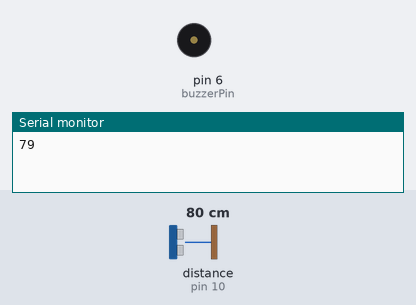
The sketch below on a simulated Arduino Uno, built with avr-gcc and run on an emulated ATmega328P. Shown: buzzer (waves = sounding), the last lines printed to the serial monitor. Wiring (inferred from the names in the program): ultrasonic range finder: trigger pin 9; echo pin 10. The test bench sets the inputs (shaded band); at power-on: distance to the obstacle (sensor on pin 10) 80 cm. The echo pulse lasts 58.3 µs per cm.

Above: at 1.6 s.
1.7 s: distance to the obstacle (sensor on pin 10) set to 2 cm
At 1.94 s:
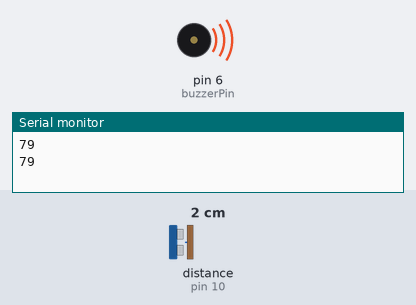
5.2 s: distance to the obstacle (sensor on pin 10) set to 9 cm
At 5.47 s:
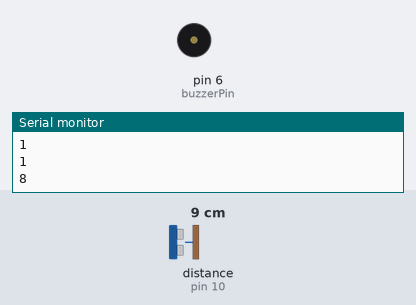
Timing chart, 0 to 14.7 s (numbered marks = the images above; inputs shaded):
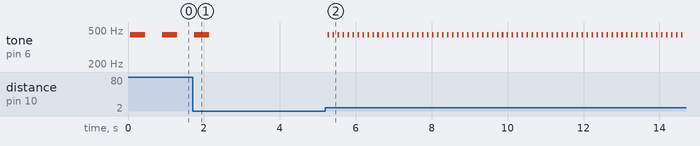

The sketch:

gorme_engelli.ino
```cpp
#define echoPin 10
#define trigPin 9
#define buzzerPin 6

int maximumRange = 100;
int minimumRange = 0;

void setup()
{
  Serial.begin(9600);
  pinMode(trigPin, OUTPUT);
  pinMode(echoPin, INPUT);
  pinMode(buzzerPin, OUTPUT);
}

void loop()
{
  int olcum = mesafe(maximumRange, minimumRange);
  melodi(olcum * 5);
  Serial.println(olcum);
}

int mesafe(int maxrange, int minrange)
{
  long duration, distance;
  digitalWrite(trigPin, LOW);
  delayMicroseconds(2);
  digitalWrite(trigPin, HIGH);
  delayMicroseconds(10);
  digitalWrite(trigPin, LOW);
  duration = pulseIn(echoPin, HIGH);
  distance = duration / 58.2;
  delay(50);
  if (distance >= maxrange || distance <= minrange)
    return 0;
  return distance;
}

int melodi(int dly)
{
  tone(buzzerPin, 440);
  delay(dly);
  noTone(buzzerPin);
  delay(dly);
}
```

Measured:
- after the input at 1.7 s, tone on pin 6 (buzzerPin): goes on until 2.1 s, then stays silent
- after the input at 5.2 s, tone on pin 6 (buzzerPin): alternates 440 Hz for 0.04 s and silent for 0.09 s, starting after 0.06 s
- by itself, tone on pin 6 (buzzerPin): alternates 440 Hz for 0.40 s and silent for 0.45 s
